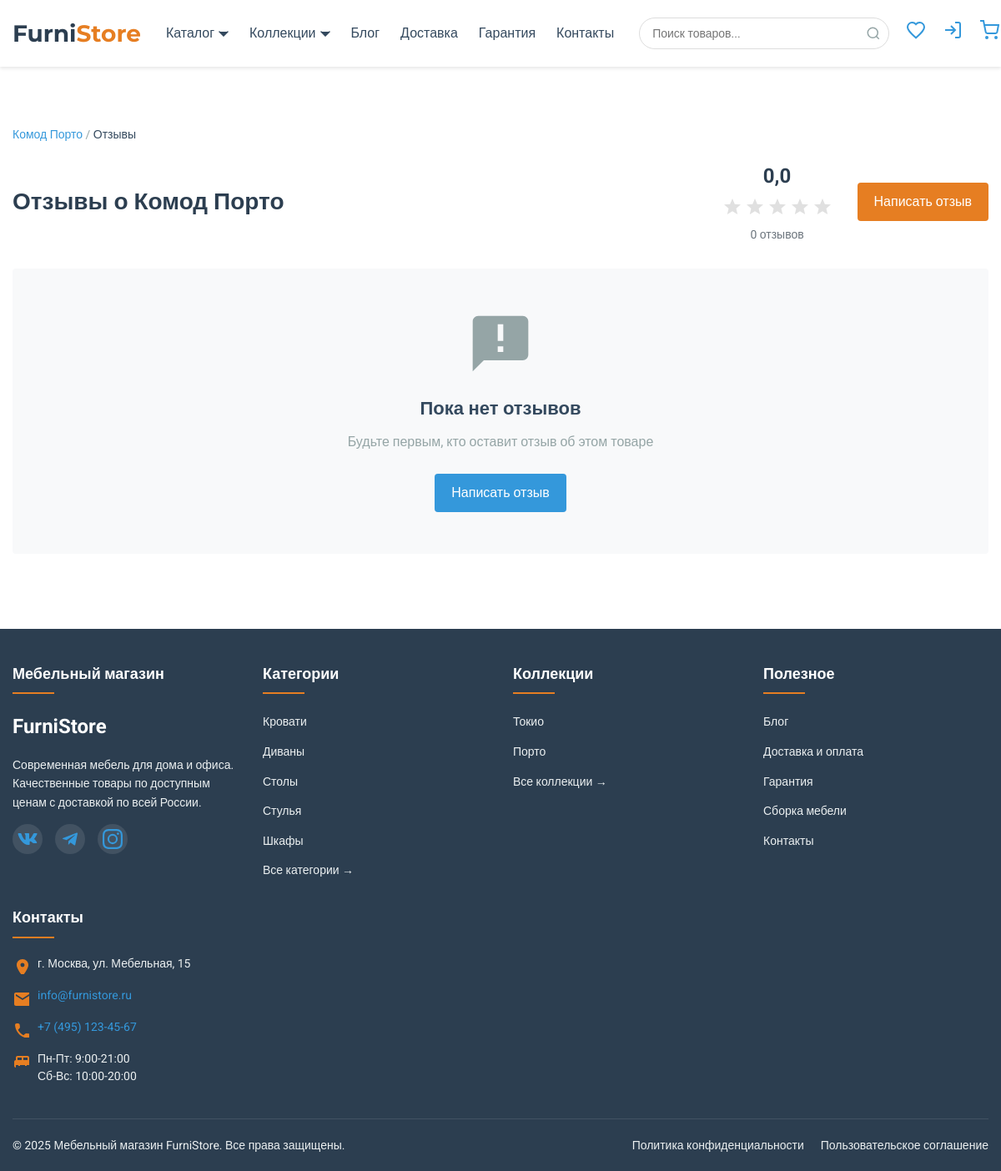
/reviews/product/5/, run on the app's committed database.
### products/models.py (models this page shows, shortened)
class Product(models.Model):
    name = models.CharField(max_length=255, verbose_name='Название')
    slug = models.SlugField(max_length=255, unique=True, verbose_name='URL')
    description = models.TextField(blank=True, verbose_name='Описание')
    category = models.ForeignKey(Category, on_delete=models.CASCADE, verbose_name='Категория')
    is_featured = models.BooleanField(default=False, verbose_name="Показывать в меню")
    collections = models.ManyToManyField(
        Collection,
        blank=True,
        related_name='products',  # Добавьте это
        verbose_name='Коллекции')
    base_price = models.DecimalField(max_digits=10, decimal_places=2, verbose_name='Базовая цена')
    created_at = models.DateTimeField(auto_now_add=True, verbose_name='Дата создания')
    updated_at = models.DateTimeField(auto_now=True, verbose_name='Дата обновления')
    main_image = models.ImageField(upload_to='products/main/', blank=True, null=True,
                                   verbose_name='Главное изображение')
    @property
    def average_rating(self):
        avg = self.reviews.filter(is_approved=True).aggregate(Avg('rating'))['rating__avg']
        return avg if avg else 0.0
    class Meta:
        verbose_name = 'Товар'
        verbose_name_plural = 'Товары'
        ordering = ['-created_at']

class Category(models.Model):
    name = models.CharField(max_length=100, verbose_name='Название')
    slug = models.SlugField(max_length=100, unique=True, verbose_name='URL')
    description = models.TextField(blank=True, verbose_name='Описание')
    image = models.ImageField(
        upload_to='categories/',
        blank=True,
        null=True,
        verbose_name='Изображение категории'
    )
    is_featured = models.BooleanField(
        default=False,
        verbose_name='Показывать на главной'
    )
    class Meta:
        verbose_name = 'Категория'
        verbose_name_plural = 'Категории'

class Collection(models.Model):
    name = models.CharField(max_length=100, verbose_name='Название')
    slug = models.SlugField(max_length=100, unique=True, verbose_name='URL')
    description = models.TextField(blank=True, verbose_name='Описание')
    created_at = models.DateTimeField(auto_now_add=True, verbose_name='Дата создания')
    image = models.ImageField(
        upload_to='collections/',
        blank=True,
        null=True,
        verbose_name='Изображение коллекции'
    )
    is_featured = models.BooleanField(
        default=False,
        verbose_name='Показывать на главной'
    )
    class Meta:
        verbose_name = 'Коллекция'
        verbose_name_plural = 'Коллекции'
        ordering = ['-created_at']

### reviews/views.py (the view)
# urls.py: path('product/<int:product_id>/', views.product_reviews, name='product_reviews'),
def product_reviews(request, product_id):
    product = get_object_or_404(Product, id=product_id)
    reviews = Review.objects.filter(product=product, is_approved=True).order_by('-created_at')
    return render(request, 'apps/reviews/product_reviews.html', {
        'product': product,
        'reviews': reviews
    })

### cart/utils.py (called while the page is built)
def get_cart_for_user(user):
    if user and user.is_authenticated:
        cart, created = Cart.objects.get_or_create(user=user)
        return cart
    return None  # Для анонимных пользователей

### products/context_processors.py (called while the page is built)
def global_data(request):
    context = {
        'categories': Category.objects.all(),
        'featured_collections': Collection.objects.filter(is_featured=True)[:5],
    }
    cart = get_cart_for_user(request.user if request.user.is_authenticated else None)
    context['cart'] = cart
    if request.user.is_authenticated:
        try:
            profile = Profile.objects.get(user=request.user)
            context['favorites_count'] = profile.favorites.count()
        except Profile.DoesNotExist:
            context['favorites_count'] = 0
    else:
        context['favorites_count'] = 0
    return context

### templates/apps/reviews/product_reviews.html (shortened to what this page needs)
{% extends "base.html" %}
{% load static %}
{% block app_css %}
    <link rel="stylesheet" href="{% static 'css/apps/reviews/reviews.css' %}">
{% endblock %}
{% block content %}
    <section class="reviews-section">
        <div class="container">
            <div class="breadcrumbs">
                <a href="{% url 'products:product_detail' product.slug %}">{{ product.name }}</a>
                <span> / </span>
                <span>Отзывы</span>
            </div>
            <div class="reviews-header">
                <h1 class="section-title">Отзывы о {{ product.name }}</h1>
                <div class="reviews-summary">
                    <div class="summary-rating">
                        <div class="rating-value">{{ product.average_rating|default:"0"|floatformat:1 }}</div>
                        <div class="rating-stars">
                            {% with avg_rating=product.average_rating|default:0 %}
                                {% for i in "12345" %}
                                    <svg class="star {% if forloop.counter <= avg_rating %}filled{% endif %}"
                                         xmlns="http://www.w3.org/2000/svg" viewBox="0 0 24 24">
                                        <path d="M12 17.27L18.18 21l-1.64-7.03L22 9.24l-7.19-.61L12 2 9.19 8.63 2 9.24l5.46 4.73L5.82 21z"/>
                                    </svg>
                                {% endfor %}
                            {% endwith %}
                        </div>
                        <div class="rating-count">{{ reviews.count }} отзывов</div>
                    </div>
                    {% if not user_review %}
                        <a href="{% url 'product_reviews:add_review' product.id %}" class="btn btn-secondary">Написать
                            отзыв</a>
                    {% endif %}
                </div>
            </div>
            {% if reviews %}
                <div class="reviews-list">
                    {% for review in reviews %}
                        {% include "apps/reviews/review_card.html" %}
                    {% endfor %}
                </div>
            {% else %}
                <div class="empty-reviews">
                    <div class="empty-icon">
                        <svg xmlns="http://www.w3.org/2000/svg" viewBox="0 0 24 24" fill="currentColor">
                            <path d="M20 2H4c-1.1 0-1.99.9-1.99 2L2 22l4-4h14c1.1 0 2-.9 2-2V4c0-1.1-.9-2-2-2zm-7 9h-2V5h2v6zm0 4h-2v-2h2v2z"/>
                        </svg>
                    </div>
                    <h3>Пока нет отзывов</h3>
                    <p>Будьте первым, кто оставит отзыв об этом товаре</p>
                    <a href="{% url 'product_reviews:add_review' product.id %}" class="btn btn-primary">Написать
                        отзыв</a>
                </div>
            {% endif %}
        </div>
    </section>
{% endblock %}

### templates/includes/footer.html (shortened to what this page needs)
<footer class="footer">
    <div class="container">
        <div class="footer__sections">
            <div class="footer__section">
                <h3 class="footer__title">Мебельный магазин</h3>
                <div class="footer__logo">FurniStore</div>
                <p class="footer__description">
                    Современная мебель для дома и офиса. Качественные товары по доступным ценам с доставкой по всей России.
                </p>
                <div class="footer__social">
                    <a href="#" class="social-link" aria-label="ВКонтакте">
                    </a>
                    <a href="#" class="social-link" aria-label="Telegram">
                        <svg width="24" height="24" fill="currentColor">
                            <path d="M9.78 18.65l.28-4.23 7.68-6.92c.34-.31-.07-.46-.52-.19L7.74 13.3 3.64 12c-.88-.25-.89-.86.2-1.3l15.97-6.16c.73-.33 1.43.18 1.15 1.3l-2.72 12.81c-.19.91-.74 1.13-1.5.71L12.6 16.3l-1.99 1.93c-.23.23-.42.42-.83.42z"/>
                        </svg>
                    </a>
                    <a href="#" class="social-link" aria-label="Instagram">
                    </a>
                </div>
            </div>
            <div class="footer__section">
                <h3 class="footer__title">Категории</h3>
                <ul class="footer__list">
                    {% for category in categories|slice:":5" %}
                    <li class="footer__item">
                        <a href="{% url 'products:category_detail' category.slug %}" class="footer__link">
                            {{ category.name }}
                        </a>
                    </li>
                    {% endfor %}
                    <li class="footer__item">
                        <a href="{% url 'products:product_list' %}" class="footer__link footer__link--all">
                            Все категории →
                        </a>
                    </li>
                </ul>
            </div>
            <div class="footer__section">
                <h3 class="footer__title">Коллекции</h3>
                <ul class="footer__list">
                    {% for collection in featured_collections|slice:":5" %}
                    <li class="footer__item">
                        <a href="{% url 'products:collection_detail' collection.slug %}" class="footer__link">
                            {{ collection.name }}
                        </a>
                    </li>
                    {% endfor %}
                    <li class="footer__item">
                        <a href="{% url 'products:collection_list' %}" class="footer__link footer__link--all">
                            Все коллекции →
                        </a>
                    </li>
                </ul>
            </div>
            <div class="footer__section">
                <h3 class="footer__title">Полезное</h3>
                <ul class="footer__list">
                    <li class="footer__item">
                        <a href="{% url 'blog:post_list' %}" class="footer__link">Блог</a>
                    </li>
                    <li class="footer__item">
                        <a href="{% url 'pages:static_page' 'delivery' %}" class="footer__link">Доставка и оплата</a>
                    </li>
                    <li class="footer__item">
                        <a href="{% url 'pages:static_page' 'guarantee' %}" class="footer__link">Гарантия</a>
                    </li>
                    <li class="footer__item">
                        <a href="{% url 'pages:static_page' 'assembly' %}" class="footer__link">Сборка мебели</a>
                    </li>
                    <li class="footer__item">
                        <a href="{% url 'pages:static_page' 'contacts' %}" class="footer__link">Контакты</a>
                    </li>
                </ul>
            </div>
            <div class="footer__section">
                <h3 class="footer__title">Контакты</h3>
                <ul class="footer__contacts">
                    <li class="contact-item">
                        <svg width="20" height="20" fill="currentColor">
                            <path d="M12 2C8.13 2 5 5.13 5 9c0 5.25 7 13 7 13s7-7.75 7-13c0-3.87-3.13-7-7-7zm0 9.5a2.5 2.5 0 010-5 2.5 2.5 0 010 5z"/>
                        </svg>
                        <span>г. Москва, ул. Мебельная, 15</span>
                    </li>
                    <li class="contact-item">
                        <svg width="20" height="20" fill="currentColor">
                            <path d="M20 4H4c-1.1 0-1.99.9-1.99 2L2 18c0 1.1.9 2 2 2h16c1.1 0 2-.9 2-2V6c0-1.1-.9-2-2-2zm0 4l-8 5-8-5V6l8 5 8-5v2z"/>
                        </svg>
                        <a href="mailto:info@furnistore.ru">info@furnistore.ru</a>
                    </li>
                    <li class="contact-item">
                        <a href="tel:+74951234567">+7 (495) 123-45-67</a>
                    </li>
                    <li class="contact-item">
                        <svg width="20" height="20" fill="currentColor">
                            <path d="M20 9V6c0-1.1-.9-2-2-2H6c-1.1 0-2 .9-2 2v3c-1.1 0-2 .9-2 2v5c0 1.1.9 2 2 2h16c1.1 0 2-.9 2-2v-5c0-1.1-.9-2-2-2zm-7-3h5v3h-5V6zM6 6h5v3H6V6zm14 12H4v-3h3v1h2v-1h6v1h2v-1h3v3z"/>
                        </svg>
                        <span>Пн-Пт: 9:00-21:00<br>Сб-Вс: 10:00-20:00</span>
                    </li>
                </ul>
            </div>
        </div>
        <div class="footer__bottom">
            <div class="footer__copyright">
                &copy; {% now "Y" %} Мебельный магазин FurniStore. Все права защищены.
            </div>
            <div class="footer__links">
                <a href="#" class="footer__link">Политика конфиденциальности</a>
                <a href="#" class="footer__link">Пользовательское соглашение</a>
            </div>
        </div>
    </div>
</footer>

### static/css/base.css (style rules this page uses)
:root { --primary-color: #2c3e50; --secondary-color: #e67e22; --accent-color: #3498db; --light-color: #ecf0f1; --dark-color: #34495e; --success-color: #27ae60; --danger-color: #e74c3c; --gray-color: #95a5a6; --light-gray: #f8f9fa; --border-color: #ddd; --shadow-sm: 0 2px 4px rgba(0,0,0,0.1); --shadow-md: 0 4px 6px rgba(0,0,0,0.1); --shadow-lg: 0 10px 15px rgba(0,0,0,0.1); --header-height: 80px; --footer-height: 60px; --container-width: 1200px; --border-radius: 4px; --transition: all 0.3s ease; }
* { margin: 0; padding: 0; box-sizing: border-box; }
html { scroll-behavior: smooth; }
body { font-family: 'Roboto', 'Arial', sans-serif; font-size: 16px; line-height: 1.6; color: #333; background-color: #fff; display: flex; flex-direction: column; min-height: 100vh; }
a { color: var(--accent-color); text-decoration: none; transition: var(--transition); }
ul { list-style: none; }
.container { width: 100%; max-width: var(--container-width); margin: 0 auto; padding: 0 15px; }

### static/css/utilities.css (style rules this page uses)
.btn { display: inline-block; padding: 10px 20px; background: var(--accent-color); color: white; border: none; border-radius: var(--border-radius); font-weight: 500; cursor: pointer; transition: var(--transition); text-align: center; }
.btn-secondary { background: var(--secondary-color); }

### static/css/footer.css (style rules this page uses)
.footer { background: var(--primary-color); color: white; padding: 40px 0 0; margin-top: auto; }
.footer__sections { display: grid; grid-template-columns: repeat(auto-fit, minmax(250px, 1fr)); gap: 30px; margin-bottom: 40px; }
.footer__title { font-size: 18px; margin-bottom: 20px; position: relative; padding-bottom: 10px; }
.footer__title::after { content: ''; position: absolute; bottom: 0; left: 0; width: 50px; height: 2px; background: var(--secondary-color); }
.footer__logo { font-size: 24px; font-weight: 700; color: white; margin-bottom: 15px; }
.footer__description { margin-bottom: 15px; color: var(--light-color); font-size: 14px; }
.footer__social { display: flex; gap: 15px; }
.social-link { display: inline-flex; align-items: center; justify-content: center; width: 36px; height: 36px; border-radius: 50%; background: rgba(255,255,255,0.1); transition: var(--transition); }
.footer__list { display: flex; flex-direction: column; gap: 10px; }
.footer__link { color: var(--light-color); font-size: 14px; transition: var(--transition); }
.footer__contacts { display: flex; flex-direction: column; gap: 15px; }
.contact-item { display: flex; align-items: flex-start; gap: 10px; color: var(--light-color); font-size: 14px; }
.contact-item svg { flex-shrink: 0; width: 20px; height: 20px; fill: var(--secondary-color); margin-top: 3px; }
.contact-item span, .contact-item a { line-height: 1.5; }
.footer__bottom { border-top: 1px solid rgba(255,255,255,0.1); padding: 20px 0; display: flex; flex-wrap: wrap; justify-content: space-between; align-items: center; gap: 20px; }
.footer__copyright { font-size: 14px; color: var(--light-color); }
.footer__links { display: flex; gap: 20px; }

### data on the page
Product: name "Комод Порто", average_rating "0,0"
Category: name "Кровати"
Category: name "Диваны"
Category: name "Столы"
Category: name "Стулья"
Category: name "Шкафы"
Collection: name "Токио"
Collection: name "Порто"

### other printed values
{{ reviews.count }} "0"
